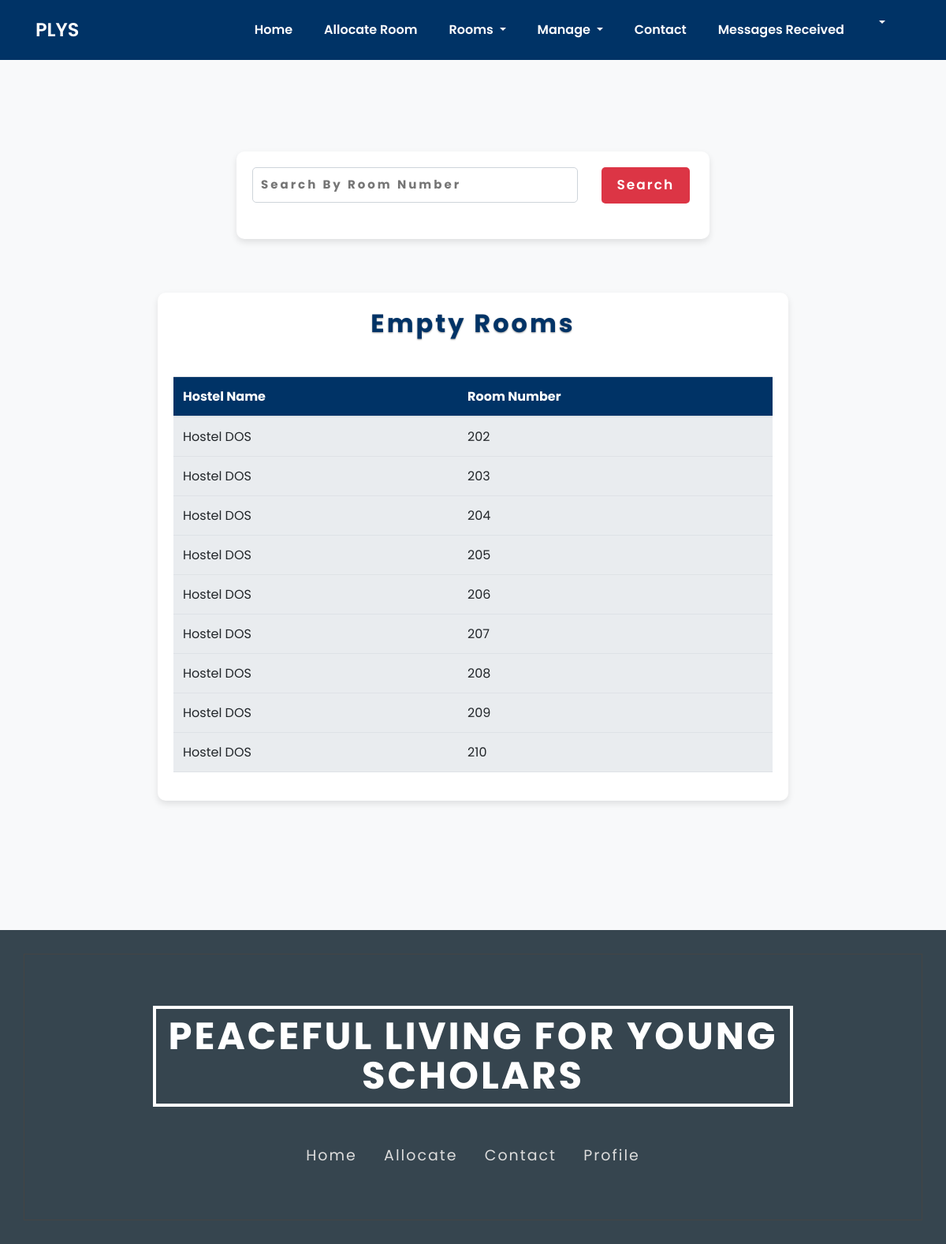
The page /empty_rooms.php (signed in) on the database its author committed.
### tables this page shows
CREATE TABLE `room` (
  `Room_id` int(10) NOT NULL,
  `Hostel_id` int(10) NOT NULL,
  `Room_No` int(10) NOT NULL,
  `Allocated` tinyint(1) DEFAULT 0,
  `bed_capacity` int(1) NOT NULL DEFAULT 1 COMMENT '1, 2, or 3 beds',
  `base_price` decimal(10,2) NOT NULL DEFAULT 5000.00 COMMENT 'Base price for single occupancy',
  `current_occupancy` int(1) NOT NULL DEFAULT 0 COMMENT 'Current number of occupied beds'
);

CREATE TABLE `hostel` (
  `Hostel_id` int(10) NOT NULL,
  `Hostel_name` varchar(255) NOT NULL,
  `current_no_of_rooms` varchar(255) DEFAULT NULL,
  `No_of_rooms` varchar(255) DEFAULT NULL,
  `No_of_students` varchar(255) DEFAULT NULL,
  `tenure` int(11) DEFAULT NULL
);

### empty_rooms.php (the view, shortened to what this page needs)
<?php
  include 'includes/manager_header.php';
?>
<!DOCTYPE html>
<html lang="en">
<head>
	<link rel="stylesheet" href="web_home/css_home/bootstrap.css">
	<link rel="stylesheet" href="web_home/css_home/style.css" type="text/css" media="all" />
</head>
<body>
<br><br><br>
<section class="contact py-5">
    <div class="container">
        <div class="mail_grid_w3l">
            <form action="empty_rooms.php" method="post">
                <div class="row">
                    <div class="col-md-9">
                        <input type="text" placeholder="Search by Room Number" name="search_box" value="<?php echo isset($_POST['search_box']) ? htmlspecialchars($_POST['search_box']) : ''; ?>">
                    </div>
                    <div class="col-md-3">
                        <input type="submit" value="Search" name="search">
                    </div>
                </form>
            </div>
        </div>
</section>
<div class="table-container">
<h2 class="heading text-capitalize mb-sm-5 mb-4"> Empty Rooms </h2>
<?php
   $hostel_id = $_SESSION['hostel_id'];
    $query1 = "SELECT * FROM Room WHERE Hostel_id = '" . (int)$hostel_id . "' AND (Allocated = '0' OR Allocated = 0 OR Allocated IS NULL)";
   $result1 = mysqli_query($conn, $query1);
   $query6 = "SELECT * FROM Hostel WHERE Hostel_id = '$hostel_id'";
   $result6 = mysqli_query($conn, $query6);
   $row6 = mysqli_fetch_assoc($result6);
   $hostel_name = $row6['Hostel_name'];
?>
<table class="table">
  <thead>
    <tr>
      <th>Hostel Name</th>
      <th>Room Number</th>
    </tr>
  </thead>
  <tbody>
  <?php
    if (mysqli_num_rows($result1) == 0) {
       echo '<tr><td colspan="2">No Rows Returned</td></tr>';
    } else {
        while ($row1 = mysqli_fetch_assoc($result1)) {
            echo "<tr><td>{$hostel_name}</td><td>{$row1['Room_No']}</td></tr>\n";
        }
    }
  ?>
  </tbody>
</table>
</div>
<br><br><br>
<br><br><br>
<footer class="py-5" style="background:#36454F;">
    <div class="container py-md-5">
        <div class="footer-logo mb-5 text-center">
            <a class="navbar-brand" href="home.php">Peaceful Living for Young <span class="display"> Scholars</span></a>
        </div>
        <div class="footer-grid">
            <div class="list-footer">
                <ul class="footer-nav text-center">
                    <li>
                        <a href="home_manager.php">Home</a>
                    </li>
                    <li>
                        <a href="allocate_room.php">Allocate</a>
                    </li>
                    <li>
                        <a href="contact_manager.php">Contact</a>
                    </li>
                    <li>
                        <a href="admin/manager_profile.php">Profile</a>
                    </li>
                </ul>
            </div>
        </div>
    </div>
</footer>
</body>
</html>

### web_home/css_home/style.css (style rules this page uses)
body { padding:0; margin:0; position:relative; font-family: 'Poiret One', cursive; }
body a { transition:0.5s all; -webkit-transition:0.5s all; -moz-transition:0.5s all; -o-transition:0.5s all; -ms-transition:0.5s all; }
input[type="button"],input[type="submit"],.contact-form input[type="submit"] { transition:0.5s all; -webkit-transition:0.5s all; -moz-transition:0.5s all; -o-transition:0.5s all; -ms-transition:0.5s all; }
h1,h2,h3,h4,h5,h6 { margin:0; }
ul { margin:0; padding:0; }
.navbar-brand span { display: block; }
h3.heading,h2.heading { font-size: 50px; font-weight: 700; letter-spacing: 3px; color: #333; text-shadow: 0 1px 2px rgba(0, 0, 0, 0.4); }
footer { background: #111; position: relative; z-index: 1; }
footer:after { position: absolute; content: ''; left: 30px; right: 30px; bottom: 30px; top: 30px; border: 1px solid #444; z-index: -1; }
.footer-logo a.navbar-brand { color: #fff; font-size: 3em; text-decoration: none; border: 4px solid #fff; text-transform: uppercase; font-weight: 700; margin: 0; letter-spacing: 3px; padding: 10px 15px; line-height: 50px; }
.footer-nav li { list-style-type: none; display: inline-block; margin: 0px .7em; border-bottom: 2px solid rgba(226, 222, 222, 0); }
ul.footer-nav li a { color: #ddd; font-size: 19px; letter-spacing: 2px; display: inline-block; }
.mail_grid_w3l input[type="text"], .mail_grid_w3l input[type="email"],.mail_grid_w3l input[type="number"],.mail_grid_w3l input[type="password"], .mail_grid_w3l textarea { outline: none; padding: 15px; font-size: 15px; color: #777; background: none; width: 100%; border: 1px solid #b5b5b5; letter-spacing: 3px; font-weight: bold; text-transform: capitalize; }
.mail_grid_w3l input[type="submit"] { outline: none; padding: 13px 50px; font-size: 17px; color: #fff; font-weight: 600; background: #F44336; border: none; text-transform: capitalize; letter-spacing: 2px; }

### includes/managerFooter.php (style rules this page uses)
footer { background-color: #003366; color: #ffffff; padding: 40px 0; text-align: center; }
.footer-logo a { color: #ffffff; font-size: 1.5rem; text-decoration: none; }
.footer-nav { list-style: none; padding: 0; margin: 20px 0 0; }
.footer-nav li { display: inline-block; margin: 0 15px; }
.footer-nav a { color: #ffffff; text-decoration: none; font-weight: 400; }

### includes/manager_header.php (style rules this page uses)
body { font-family: 'Poppins', sans-serif; margin: 0; padding: 0; background-color: #f8f9fa; }
.navbar-brand, .nav-link { color: #ffffffff !important; font-weight: 600; }
.navbar-brand { font-size: 1.5rem; }
.footer-logo a { text-decoration: none; }
.footer-nav { list-style: none; padding: 0; margin: 20px 0 0; }
.footer-nav li { margin-bottom: 10px; }
.footer-nav a { color: white; text-decoration: none; }

### empty_rooms.php (style rules this page uses)
body { font-family: 'Poppins', sans-serif; margin: 0; padding: 0; background-color: #f8f9fa; }
.navbar-brand, .nav-link { color: #ffffff !important; font-weight: 600; }
.navbar-brand { font-size: 1.5rem; }
.contact { padding: 20px 0; }
.mail_grid_w3l { max-width: 600px; margin: 0 auto; background: #fff; padding: 20px; border-radius: 10px; box-shadow: 0 4px 8px rgba(0, 0, 0, 0.1); }
.mail_grid_w3l input[type="text"] { width: 100%; padding: 10px; margin-bottom: 10px; border: 1px solid #ced4da; border-radius: 5px; }
.mail_grid_w3l input[type="submit"] { background-color: #dc3545; color: #fff; border: none; padding: 10px 20px; border-radius: 5px; cursor: pointer; }
.table-container { max-width: 800px; margin: 20px auto; background: #fff; padding: 20px; border-radius: 10px; box-shadow: 0 4px 8px rgba(0, 0, 0, 0.1); }
.table-container h2 { font-size: 2rem; color: #003366; text-align: center; margin-bottom: 20px; }
.table { width: 100%; border-collapse: collapse; }
.table th, .table td { padding: 12px; text-align: left; border-bottom: 1px solid #dee2e6; }
.table th { background-color: #003366; color: #fff; }
.table td { background-color: #e9ecef; }
footer { background-color: #003366; color: #ffffff; padding: 40px 0; text-align: center; }
.footer-logo a { color: #ffffff; font-size: 1.5rem; text-decoration: none; }
.footer-nav { list-style: none; padding: 0; margin: 20px 0 0; }
.footer-nav li { display: inline-block; margin: 0 15px; }
.footer-nav a { color: #ffffff; text-decoration: none; font-weight: 400; }

### rows shown on the page
room: Hostel.Hostel_name "Hostel DOS", Room_No "202"
room: Hostel.Hostel_name "Hostel DOS", Room_No "203"
room: Hostel.Hostel_name "Hostel DOS", Room_No "204"
room: Hostel.Hostel_name "Hostel DOS", Room_No "205"
room: Hostel.Hostel_name "Hostel DOS", Room_No "206"
room: Hostel.Hostel_name "Hostel DOS", Room_No "207"
room: Hostel.Hostel_name "Hostel DOS", Room_No "208"
room: Hostel.Hostel_name "Hostel DOS", Room_No "209"
room: Hostel.Hostel_name "Hostel DOS", Room_No "210"
